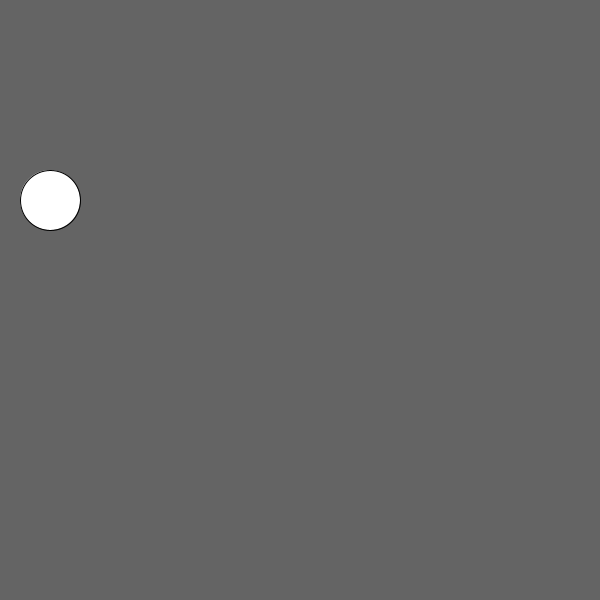
Frame 1 (no input)
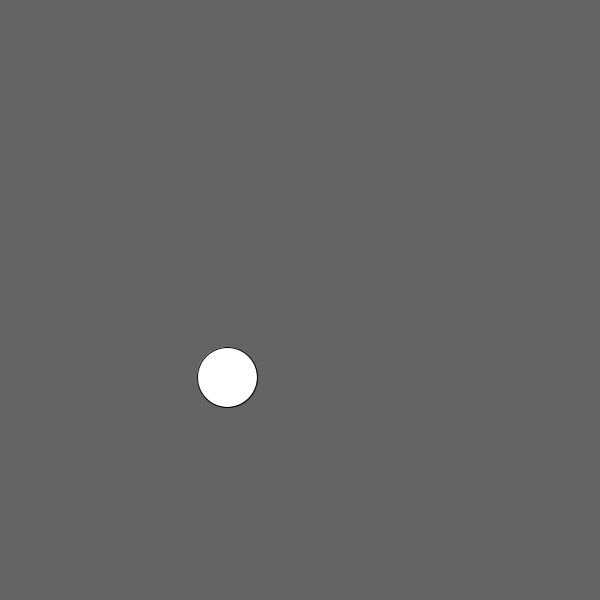
Frame 60 (the mouse pressed at the canvas centre just before this capture)
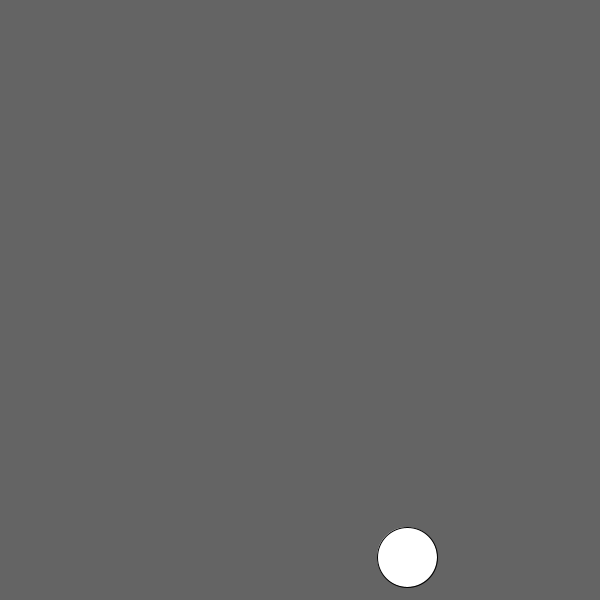
Frame 120 (the mouse held since frame 60 and released just before this capture)

The Processing sketch that drew these frames (run headless with seeded random() and noise(); from frame 60 on, the mouse is pressed at the canvas centre):

// Processing sketch: Ball_Bouncing_on_wall
// ── Ball_Bouncing_on_wall.pde
int x = 50;
int y = 200;

int dx = 1;
int dy = 4;

void setup() {
  size(600,600);
}

void  draw() {
  background(100);
  circle (x, y,  60);
  x = x + 3;
  y = y + 3;
  
  if (x >= 600) {
    
}
}
